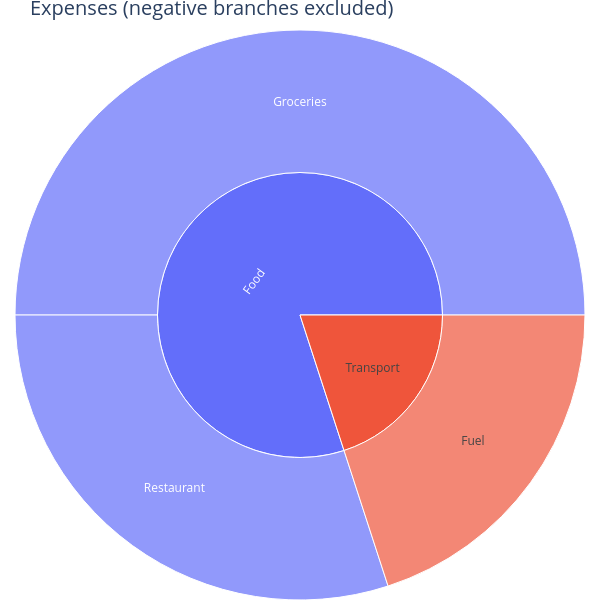

Notebook code for this chart:
### Code cell
# strict_mode=False silently excludes the negative "Refunds" branch
fig_lenient = get_sunburst_figure_from_pivot(pivot_with_neg,
                                              column_to_pick="amount",
                                              strict_mode=False)

fig_lenient.update_layout(
    margin=dict(t=30, l=0, r=0, b=0),
    width=600,
    height=600,
    title_text="Expenses (negative branches excluded)",
    title_font=dict(size=20),
    font=dict(size=12),
)

fig_lenient.show()

### Figure 1 — Plotly figure (JSON) as saved in the notebook; plotly's stock layout.template omitted (floating-point values rounded to 4 significant figures)
{"data": [{"branchvalues": "total", "ids": ["Food", "Food===Groceries", "Food===Restaurant", "Transport", "Transport===Fuel"], "labels": ["Food", "Groceries", "Restaurant", "Transport", "Fuel"], "parents": ["", "Food", "Food", "", "Transport"], "type": "sunburst", "values": [800, 500, 300, 200, 200]}], "layout": {"font": {"size": 12}, "height": 600, "margin": {"b": 0, "l": 0, "r": 0, "t": 30}, "title": {"font": {"size": 20}, "text": "Expenses (negative branches excluded)"}, "width": 600}}
